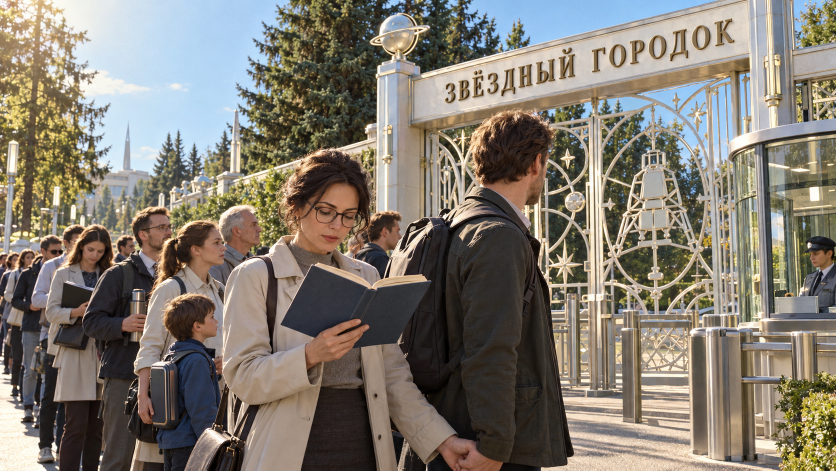
#> input picture assets/gen/s6_gpt3_b_0.png, 1672 x 941 px (shown at 1/2 size)
$ python _s6_clock_place.py
#> lines starting #> are read from the running program, lines starting #| are printed output that depends on the picture
### _s6_clock_ab.py
# -*- coding: utf-8 -*-
"""Электронное табло-часы (диегетическое): семь сегментов, тёмная панель, тёплое свечение.
Проба размещения на плашке S6-B — 3 кандидата, лист-выборка (0 ₽, без генерации)."""
import os
from PIL import Image, ImageDraw, ImageFilter

HERE = os.path.dirname(os.path.abspath(__file__))

# сегменты: a верх, b верх-право, c низ-право, d низ, e низ-лево, f верх-лево, g середина
SEG = {
    '0': 'abcdef', '1': 'bc', '2': 'abged', '3': 'abgcd', '4': 'fgbc',
    '5': 'afgcd', '6': 'afgedc', '7': 'abc', '8': 'abcdefg', '9': 'abcfgd',
    ':': '',
}


def seg_poly(x, y, w, h, seg, t):
    """Полигон сегмента в рамке (x,y,w,h); t — толщина."""
    g = t * 0.42
    m = t / 2.0
    if seg == 'a':
        return [(x + m, y + m), (x + w - m, y + m), (x + w - m - t, y + t), (x + m + t, y + t)]
    if seg == 'd':
        return [(x + m + t, y + h - t), (x + w - m - t, y + h - t), (x + w - m, y + h - m), (x + m, y + h - m)]
    if seg == 'g':
        return [(x + m + t, y + h / 2 - g), (x + w - m - t, y + h / 2 - g),
                (x + w - m - t, y + h / 2 + g), (x + m + t, y + h / 2 + g)]
    if seg == 'f':
        return [(x + m, y + m), (x + t, y + t), (x + t, y + h / 2 - g), (x + m, y + h / 2 - g * 0.6)]
    if seg == 'b':
        return [(x + w - m, y + m), (x + w - t, y + t), (x + w - t, y + h / 2 - g),
                (x + w - m, y + h / 2 - g * 0.6)]
    if seg == 'e':
        return [(x + m, y + h / 2 + g * 0.6), (x + t, y + h / 2 + g), (x + t, y + h - t), (x + m, y + h - m)]
    if seg == 'c':
        return [(x + w - m, y + h / 2 + g * 0.6), (x + w - t, y + h / 2 + g),
                (x + w - t, y + h - t), (x + w - m, y + h - m)]
    return []


def draw_led_text(d, x, y, h, text, color, t_ratio=0.16):
    """Рисует текст семисегментными цифрами; возвращает ширину."""
    t = max(2, int(h * t_ratio))
    w = h * 0.56
    gap = h * 0.20
    cx = x
    for ch in text:
        if ch == ':':
            r = t * 0.75
            d.ellipse([cx + gap * 0.2, y + h * 0.28 - r, cx + gap * 0.2 + 2 * r, y + h * 0.28 + r], fill=color)
            d.ellipse([cx + gap * 0.2, y + h * 0.66 - r, cx + gap * 0.2 + 2 * r, y + h * 0.66 + r], fill=color)
            cx += gap + t * 1.2
            continue
        for s in SEG.get(ch, ''):
            d.polygon(seg_poly(cx, y, w, h, s, t), fill=color)
        cx += w + gap
    return cx - x - gap


def clock(base, box, text='06:07', color=(255, 96, 60)):
    """Панель-табло в box (x0,y0,x1,y1) с LED-цифрами и мягким свечением."""
    x0, y0, x1, y1 = box
    w, h = x1 - x0, y1 - y0
    pad = int(h * 0.16)
    # свечение позади
    glow = Image.new('RGBA', base.size, (0, 0, 0, 0))
    ImageDraw.Draw(glow).rounded_rectangle([x0 - pad, y0 - pad, x1 + pad, y1 + pad],
                                           radius=int(h * 0.2), fill=color + (70,))
    glow = glow.filter(ImageFilter.GaussianBlur(int(h * 0.28)))
    base = Image.alpha_composite(base.convert('RGBA'), glow).convert('RGB')
    d = ImageDraw.Draw(base)
    d.rounded_rectangle([x0, y0, x1, y1], radius=int(h * 0.16), fill=(16, 17, 20))
    d.rounded_rectangle([x0, y0, x1, y1], radius=int(h * 0.16), outline=(58, 60, 66), width=max(1, int(h * 0.05)))
    th = int(h * 0.52)
    tw = draw_led_text(d, 0, -1000, th, '00:00', color)  # измерить ширину
    x = x0 + (w - tw) / 2
    draw_led_text(d, x, y0 + (h - th) / 2, th, text, color)
    return base


# [34 lines left out: function preview, not called in this run]


# [2 lines that do not run on import are left out]

### _s6_clock_place.py
# -*- coding: utf-8 -*-
"""4 кандидата посадки табло на будке + кропы. Ищем место, где панель читается КАК ЖЕЛЕЗО,
а не наклейка поверх стекла: под козырьком, на стойке рамы, на глухой панели, у турникета."""
import os
from PIL import Image, ImageDraw, ImageFont

HERE = os.path.dirname(os.path.abspath(__file__))
import _s6_clock_ab as C

plate = Image.open(os.path.join(HERE, 'assets', 'gen', 's6_gpt3_b_0.png')).convert('RGB')
#> plate is the input picture: PIL image 1672x941 RGB; mean R, G, B 130.1, 123, 112.6
plate = plate.resize((2400, 1350), Image.LANCZOS)
#> plate: PIL image 2400x1350 RGB

CANDS = [
    ('D1 · под козырьком будки',      (1846, 246, 2120, 330)),
    ('D2 · на левой стойке рамы',     (1806, 300, 1886, 470)),
    ('D3 · на глухой панели снизу',   (1852, 500, 2126, 584)),
    ('D4 · на стойке ворот справа',   (2216, 300, 2320, 384)),
]

f = ImageFont.truetype('/usr/share/fonts/truetype/lato/Lato-Bold.ttf', 20)
crops = []
for label, box in CANDS:
    v = C.clock(plate.copy(), box)
    pad = 70
    c = v.crop((max(0, box[0] - pad), max(0, box[1] - pad),
                min(2400, box[2] + pad), min(1350, box[3] + pad)))
    c = c.resize((c.width * 2, c.height * 2), Image.LANCZOS)
    crops.append((label, c))
    print(label, box)
#> this loop made 4 passes
#> (tw in clock, x in clock) on passes 1 to 4: (137.9, 1914), (284.3, 1703.8), (137.9, 1920), (137.9, 2199)
#> pass 1, in clock, `glow = glow.filter(ImageFilter.GaussianBlur(int(h * 0.28)))`:
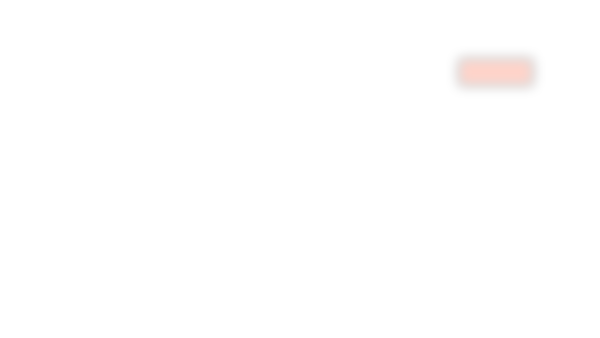
#> glow: PIL image 2400x1350 RGBA (shown at 1/4 size); mean R, G, B, A 2.6, 1, 0.6, 0.7; transparent parts drawn white
#> after the loop, crops = 4 items

W = 1320
pad, lab = 18, 30
H = 8 + sum(lab + c.height + pad for _, c in crops)
#> H = 2164
sheet = Image.new('RGB', (W + 2 * pad, H), (18, 20, 26))
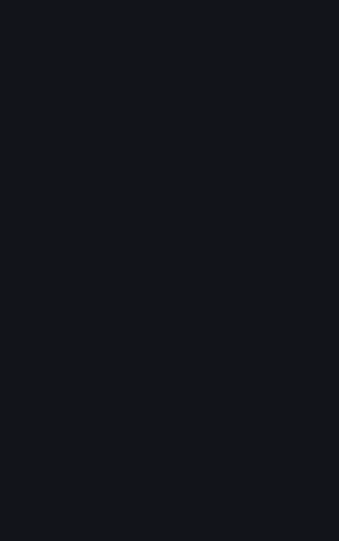
#> sheet: PIL image 1356x2164 RGB (shown at 1/4 size); mean R, G, B 18, 20, 26
d = ImageDraw.Draw(sheet)
y = 8
for label, c in crops:
    d.text((pad, y), label, font=f, fill=(232, 200, 140)); y += lab
    cc = c.resize((W, int(c.height * W / c.width)), Image.LANCZOS) if c.width > W else c
    sheet.paste(cc, (pad, y)); y += cc.height + pad
#> this loop made 4 passes
#> (label, y) on passes 1 to 4: ('D1 · под козырьком будки', 504), ('D2 · на левой стойке рамы', 1172), ('D3 · на глухой панели снизу', 1668), ('D4 · на стойке ворот справа', 2164)
#> pass 1, `cc = c.resize((W, int(c.height * W / c.width)), Image.LANCZOS) if c.wi..`:
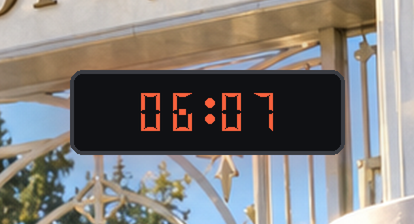
#> cc: PIL image 828x448 RGB (shown at 1/2 size); mean R, G, B 129.8, 125.5, 122
#> pass 2, `cc = c.resize((W, int(c.height * W / c.width)), Image.LANCZOS) if c.wi..`:
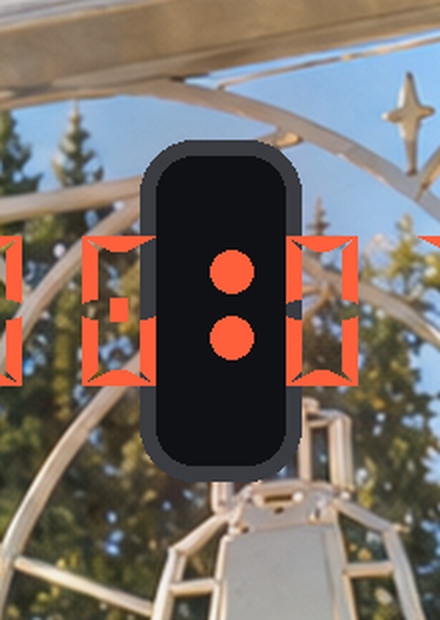
#> cc: PIL image 440x620 RGB; mean R, G, B 119.2, 108.8, 101.6
#> pass 3, `cc = c.resize((W, int(c.height * W / c.width)), Image.LANCZOS) if c.wi..`:
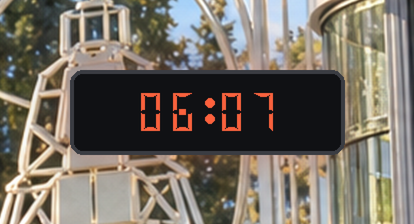
#> cc: PIL image 828x448 RGB (shown at 1/2 size); mean R, G, B 117.5, 110.1, 100
#> after the loop:
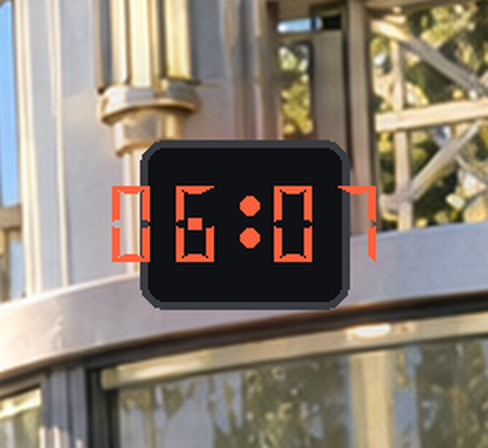
#> cc: PIL image 488x448 RGB; mean R, G, B 134.9, 124.4, 111.9
#> after the loop:
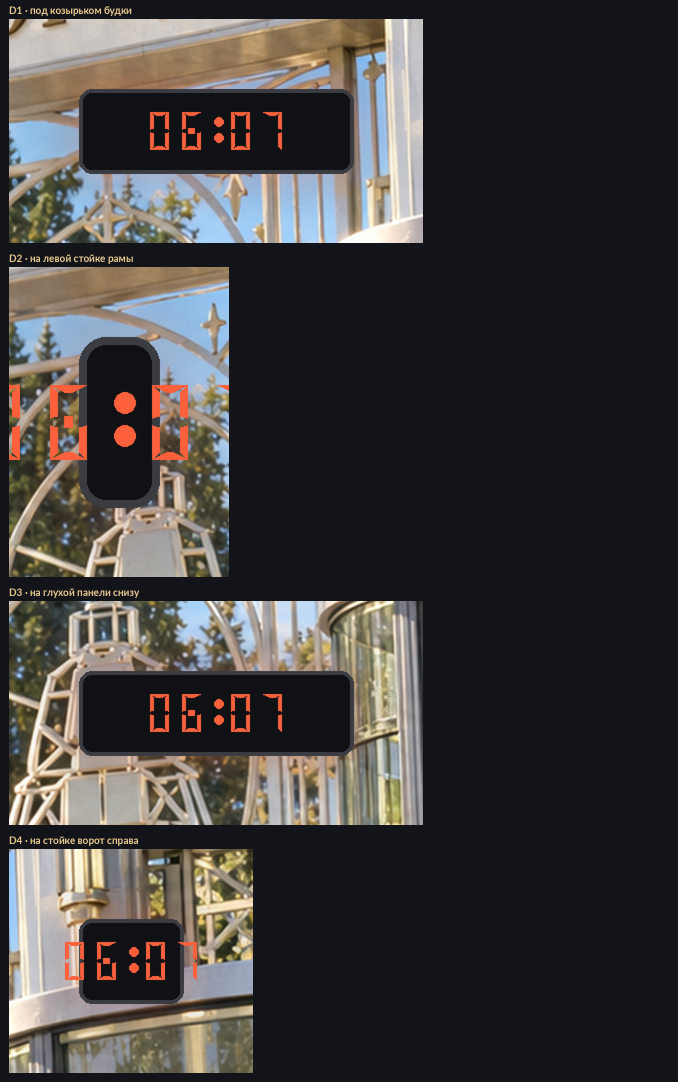
#> sheet: PIL image 1356x2164 RGB (shown at 1/2 size); mean R, G, B 63.2, 61.1, 61.1
#> after the loop, y = 2164
p = os.path.join(HERE, 'assets', 'review', 'review_123_s6_clock_place.png')
sheet.save(p)
print('sheet ->', os.path.relpath(p, HERE), sheet.size)
#| sheet -> assets/review/review_123_s6_clock_place.png (1356, 2164)

$ run again, with assets/gen/kate_overalls_0.png copied over assets/gen/s6_gpt3_b_0.png
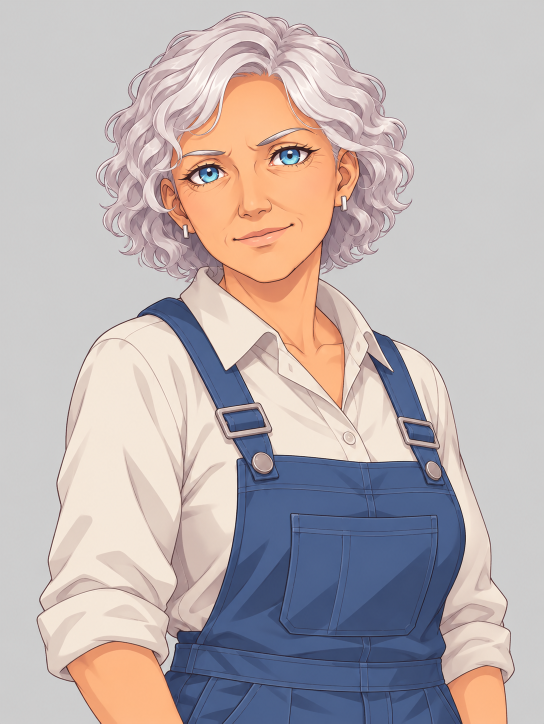
#> input picture assets/gen/kate_overalls_0.png, 1087 x 1447 px (shown at 1/2 size)
#> plate is the input picture: PIL image 1087x1447 RGB; mean R, G, B 188.1, 177.9, 177.9
#> `plate = plate.resize((2400, 1350), Image.LANCZOS)`:
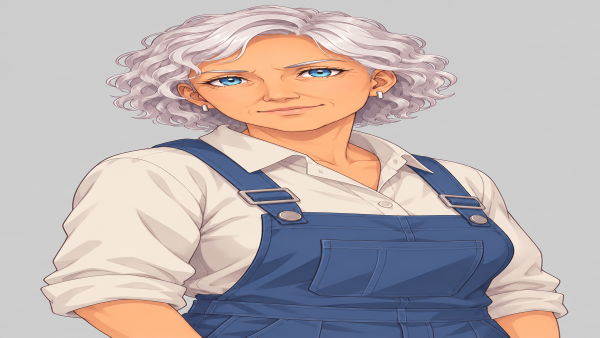
#> plate: PIL image 2400x1350 RGB (shown at 1/4 size); mean R, G, B 188.1, 177.9, 177.9
#> the loop `for label, box in CANDS:` made 4 passes
#> (tw in clock, x in clock) on passes 1 to 4: (137.9, 1914), (284.3, 1703.8), (137.9, 1920), (137.9, 2199)
#> after the loop `for label, box in CANDS:`: crops = 4 items
#> H = 2164
#> the loop `for label, c in crops:` made 4 passes
#> (label, y) on passes 1 to 4: ('D1 · под козырьком будки', 504), ('D2 · на левой стойке рамы', 1172), ('D3 · на глухой панели снизу', 1668), ('D4 · на стойке ворот справа', 2164)
#> after the loop `for label, c in crops:`:
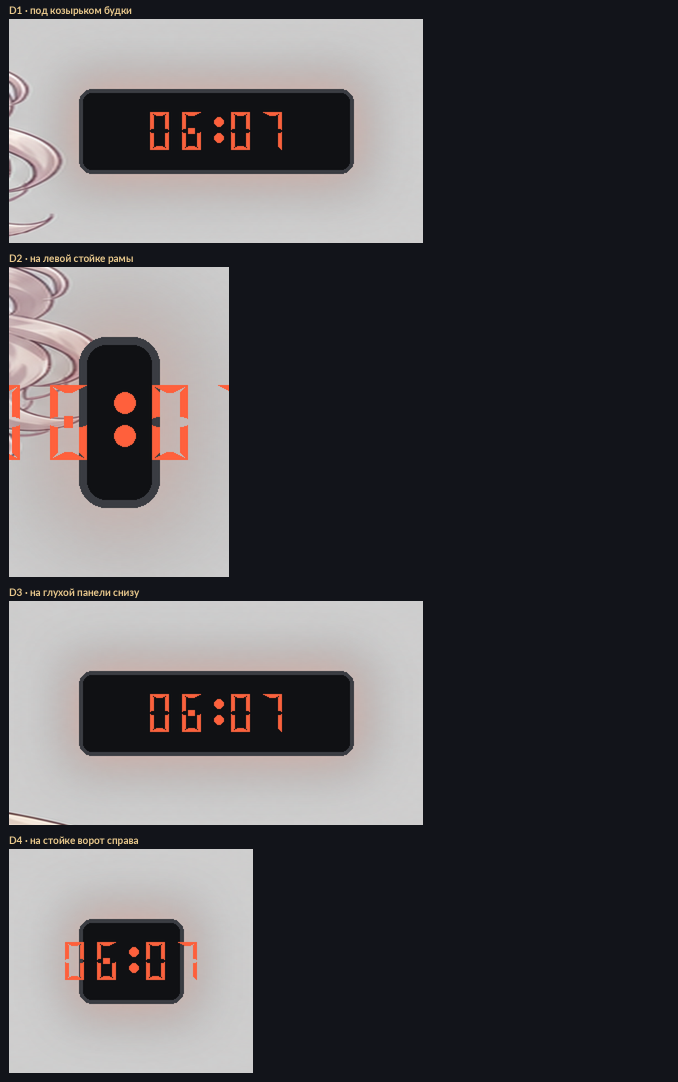
#> sheet: PIL image 1356x2164 RGB (shown at 1/2 size); mean R, G, B 79.9, 77.9, 80.9
#| sheet -> assets/review/review_123_s6_clock_place.png (1356, 2164)
